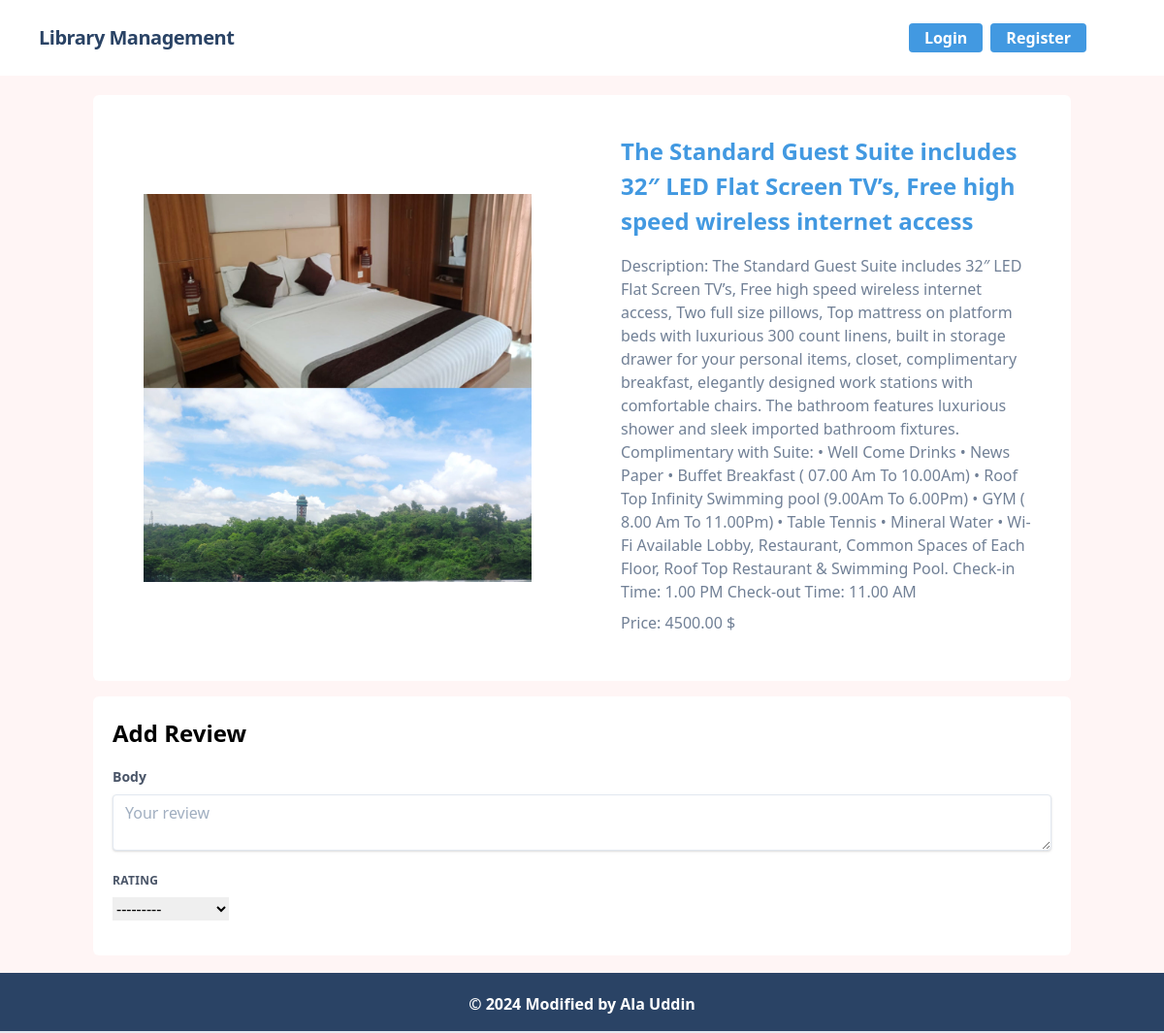
/room/details/2, run on the app's committed database.
### room/models.py (models this page shows, shortened)
class Room(models.Model):
    title = models.CharField(max_length=100)
    description = models.TextField()
    image = models.ImageField(upload_to='media/')
    guest = models.IntegerField(choices=GUEST_CHOICES)
    price = models.DecimalField(max_digits=10, decimal_places=2)

### room/views.py (the view, shortened to what this page needs)
# urls.py: path('details/<int:id>',views.DetailsRoomView.as_view(), name='details_room'),
class DetailsRoomView(DetailView):
    model = Room
    template_name = 'details_room.html'
    pk_url_kwarg = 'id'
    context_object_name = 'room'
    def get_context_data(self, **kwargs):
        context = super().get_context_data(**kwargs)
        room = self.object
        reviews = room.comments.all()
        review_form= forms.ReviewForm()
        context['reviews']= reviews
        context['review_form']= review_form
        return context

### room/forms.py (shortened to what this page needs)
class ReviewForm(forms.ModelForm):
    class Meta:
        model = UserReviews
        fields = ['rating', 'body']
        widgets = {
            'rating': forms.Select(choices=STAR_CHOICES),
            'body': forms.Textarea(attrs={'rows': 4}),
        }
    def __init__(self, *args, **kwargs):
        self.room = kwargs.pop('room', None)
        self.user = kwargs.pop('user', None)
        super().__init__(*args, **kwargs)

### room/templates/details_room.html (shortened to what this page needs)
{% extends "base.html" %}
{% block content %}
<div class="flex bg-white mt-5 rounded-md m-2">
  <div class="w-1/2 flex justify-center items-center py-5">
    <img src="{{ room.image.url }}" class="max-w-full" style="max-width: 400px;" alt="Room Image">
  </div>
  <div class="w-1/2 p-4">
    <div class="bg-white p-6">
      <h5 class="text-2xl font-bold mb-4">
        <a href="#" class="text-blue-500 ">{{ room.title }}</a>
      </h5>
      <p class="text-gray-600 mb-2">Description: {{ room.description }}</p>
      <p class="text-gray-600 mb-2">Price: {{ room.price }} $</p>
    </div>
  </div>
</div>
<div class="card mt-4 m-2 bg-white rounded-md p-5">
  <div class="card-body">
    <form method="POST" enctype="multipart/form-data">
      <h1 class="mb-4 text-2xl font-bold">Add Review</h1>
      <div class="mb-4">
        <label for="body" class="block text-gray-700 text-sm font-bold mb-2">Body</label>
        <textarea id="body" name="body" placeholder="Your review" class="shadow appearance-none border rounded w-full py-2 px-3 text-gray-700 leading-tight focus:outline-none focus:shadow-outline"></textarea>
      </div>
      <div class="mb-4">
        <label class="block uppercase tracking-wide text-gray-700 text-xs font-bold mb-2" for="{{ review_form.rating.id_for_label }}">
          {{ review_form.rating.label }}
        </label>
        {{ review_form.rating }}
      </div>
    </form>
  </div>
</div>
{% endblock %}

### data on the page
Room: image (picture), title "The Standard Guest Suite includes 32″ LED Flat Screen TV’s, Free high speed wireless internet access", description "The Standard Guest Suite includes 32″ LED Flat Screen TV’s, Free high speed wireless internet access, Two full size pillows, Top mattress on platform beds with luxurious 300 count linens, built in storage drawer for your personal items, closet, complimentary breakfast, elegantly designed work stations with comfortable chairs. The bathroom features luxurious shower and sleek imported bathroom fixtures. Complimentary with Suite: • Well Come Drinks • News Paper • Buffet Breakfast ( 07.00 Am To 10.00Am) • Roof Top Infinity Swimming pool (9.00Am To 6.00Pm) • GYM ( 8.00 Am To 11.00Pm) • Table Tennis • Mineral Water • Wi-Fi Available Lobby, Restaurant, Common Spaces of Each Floor, Roof Top…", price "4500.00"

### other printed values
{{ review_form.rating.label }} "RATING"
